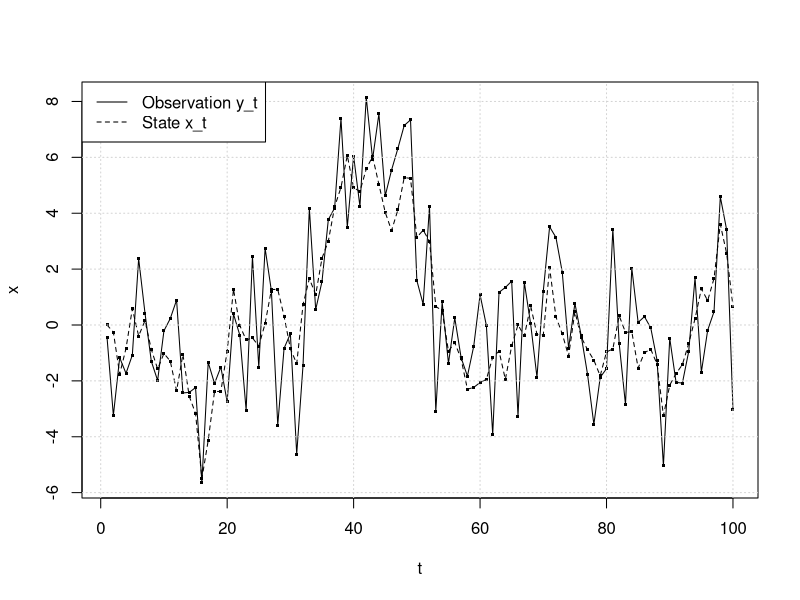
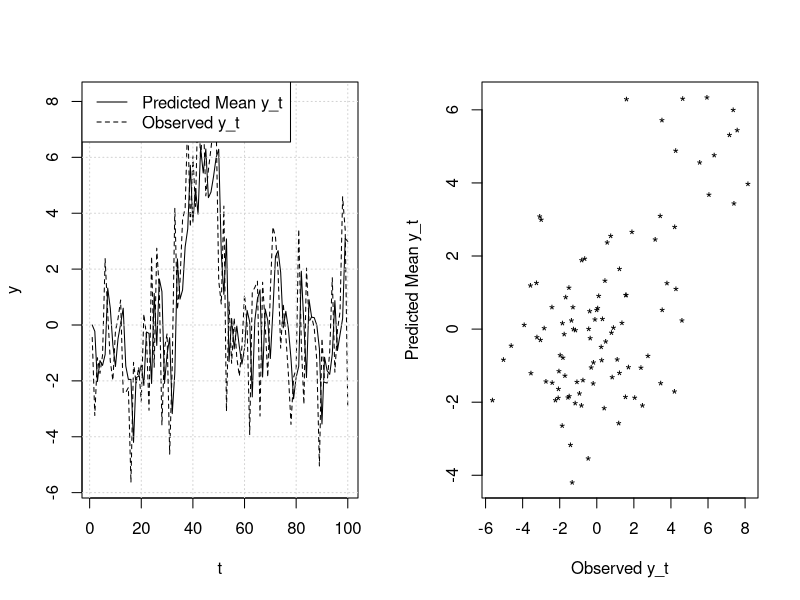
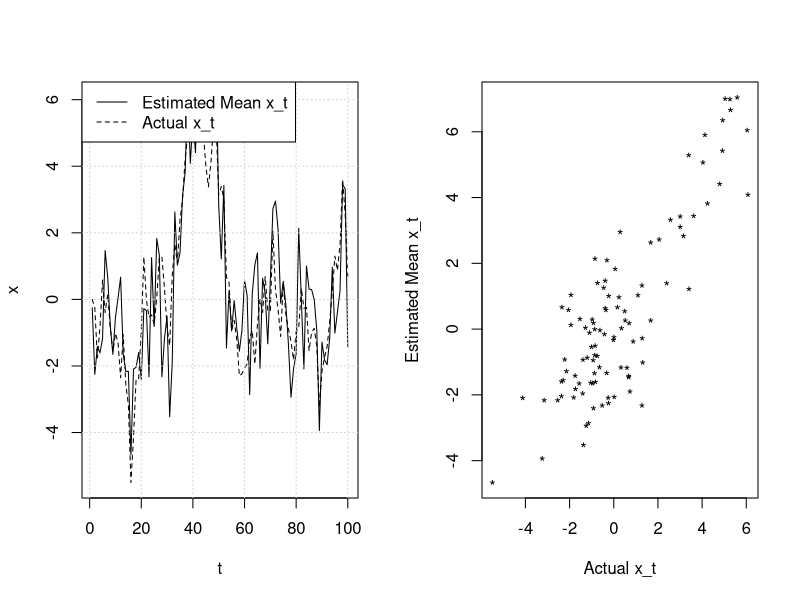
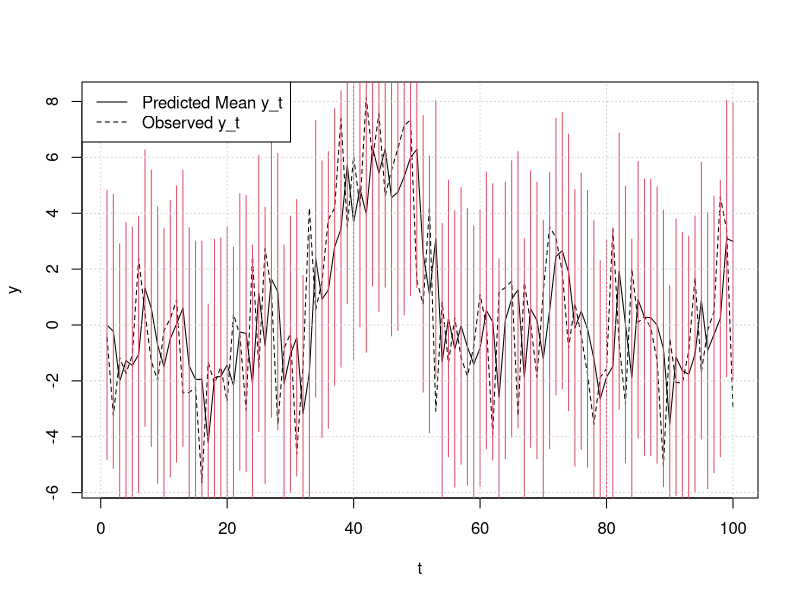
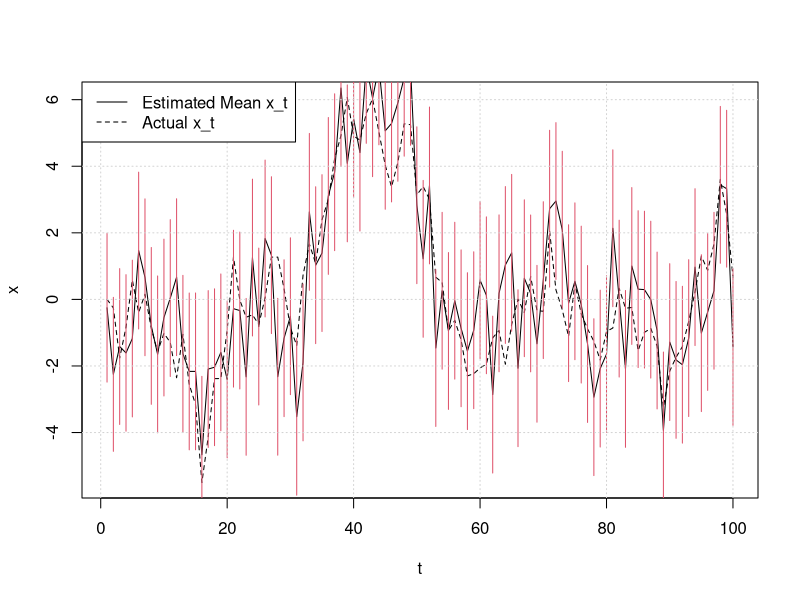

Here is the R script that generated these plots, in order:
# Time Series Analytics and Forecasting
# Session 8: Lab 7

## PART I ############################################################################## Simulate the Kalman filter
# Simulate the state process and observations from a Kalman Filter model for 
# T time periods, with starting value of the state process X1, and with fixed
# parameters F, G, V and W (e.g. they are not a function of time).
T = 100
X1 = 0
F = 1
G = 0.9
W = 1
V = 4
# Set up vectors to store the state process and the observations
x <- vector("numeric",length=T)
y <- vector("numeric",length=T)
# Define the first value of the state process and then the first observation
x[1] <- X1
y[1] <- rnorm(1,mean=F*x[1],sd=sqrt(V))
# Generate each successive value of the state process and then the corresponding observation
for (i in 2:T) {
  x[i] <- rnorm(1,mean=G*x[i-1],sd=sqrt(W))
  y[i] <- rnorm(1,mean=F*x[i],sd=sqrt(V))  
}
# Plot the processes as a time series
maxy <- max(c(x,y))
miny <- min(c(x,y))
plot(1:T,x,xlab="t",type="l",lty=2,ylim=c(miny,maxy))
lines(1:T,y,type="l",lty=1)
points(1:T,x,pch=".",cex=3)
points(1:T,y,pch=".",cex=3)
grid()
legend("topleft",c("Observation y_t","State x_t"),lty=c(1,2))
################################################################################

## PART II #############################################################################
# Implement the Kalman Filter prediction and updating equations for the data that
# you've just generated.
# Define initial mean and variance for X0
mu0 = 0
Sigma0 = 1
# Set up vectors that will store the mean and variance of the one-step ahead predictions
# for x_t and y_t:
predict_x_mean = vector("numeric",length=T)
predict_x_var = vector("numeric",length=T)
predict_y_mean = vector("numeric",length=T)
predict_y_var = vector("numeric",length=T)
# Set up vectors that will store the mu and Sigma:
mu    = vector("numeric",length=T+1)
Sigma = vector("numeric",length=T+1)
# Put mu0 and Sigma0 into the first element
# NOTE: this means that mu(t) will be stored in mu[t+1] etc.
mu[1] = mu0
Sigma[1] = Sigma0
# Now it's your turn to do some work!  Write the prediction and updating equations in
# this for loop
for (t in 1:T) {
  # First the predictions:
  predict_x_mean[t] = G*mu[t]
  predict_x_var[t]  = G*G*Sigma[t] + W
  predict_y_mean[t] = F*G*mu[t]
  predict_y_var[t]  = F*F*predict_x_var[t] + V
  # Then the update after observing y[t]:
  R = predict_x_var[t]
  mu[t+1] = G*mu[t] + R*R*F*F*(y[t]-F*G*mu[t])/(F*F*R + V)
  Sigma[t+1] = R - R*R*F*F/(F*F*R + V) 
}

## PART III #############################################################################
# Please do a separate time series plot of: predict_x_mean, predict_x_var, 
# predict_y_mean, predict_y_var, mu, Sigma.

# Plot the observations on top of the plot of predict_y_mean
par(mfrow=c(1,2))
plot(1:T,y,type="l",lty=2,xlab="t")
lines(1:T,predict_y_mean,lty=1)
grid()
legend("topleft",c("Predicted Mean y_t","Observed y_t"),lty=c(1,2))
plot(y,predict_y_mean,pch="*",xlab="Observed y_t",ylab="Predicted Mean y_t")
# Plot the state process on top of the estimated values in mu
par(mfrow=c(1,2))
plot(1:T,x,type="l",lty=2,xlab="t")
lines(1:T,mu[2:(T+1)],lty=1)
grid()
legend("topleft",c("Estimated Mean x_t","Actual x_t"),lty=c(1,2))
plot(x,mu[2:(T+1)],pch="*",xlab="Actual x_t",ylab="Estimated Mean x_t")

# Add in error bars
par(mfrow=c(1,1))
plot(1:T,y,type="l",lty=2,xlab="t")
lines(1:T,predict_y_mean,lty=1)
for (t in 1:T) {
  lower_bound = predict_y_mean[t] - 2*sqrt(predict_y_var[t])
  upper_bound = predict_y_mean[t] + 2*sqrt(predict_y_var[t])
  lines(c(t,t),c(lower_bound,upper_bound),col=2)
}
grid()
legend("topleft",c("Predicted Mean y_t","Observed y_t"),lty=c(1,2))
# Plot the state process on top of the estimated values in mu
plot(1:T,x,type="l",lty=2,xlab="t")
lines(1:T,mu[2:(T+1)],lty=1)
for (t in 1:T) {
  lower_bound = mu[t+1] - 2*sqrt(Sigma[t+1])
  upper_bound = mu[t+1] + 2*sqrt(Sigma[t+1])
  lines(c(t,t),c(lower_bound,upper_bound),col=2)
}
grid()
legend("topleft",c("Estimated Mean x_t","Actual x_t"),lty=c(1,2))


## PART IV #############################################################################
# Calculating RMSE and MAPE
rmse = mean((y-predict_y_mean)*(y-predict_y_mean))
mape = mean(abs(y-predict_y_mean))


